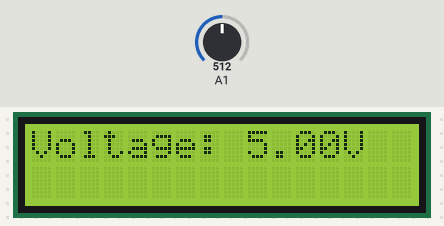
Recording of a sketch running on a simulated Arduino Uno, built with avr-gcc and run on an emulated ATmega328P. Parts: 16×2 character LCD. The test bench sets the inputs (shaded band); at power-on: A1 = 512. What the sketch prints to the serial monitor is not drawn.

Above: at 1.2 s.
1.3 s: A1 set to 716
At 2.3 s:
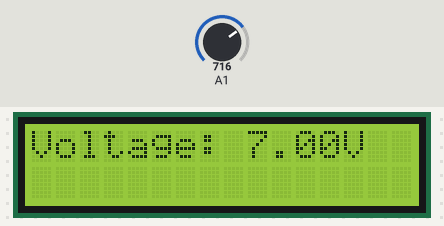
2.8 s: A1 set to 900
At 3.5 s:
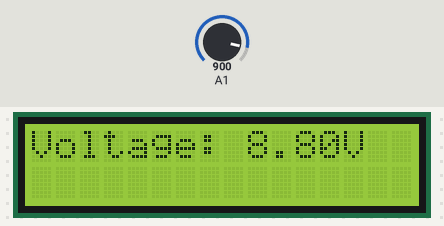
4.3 s: A1 set to 1023
At 4.7 s:
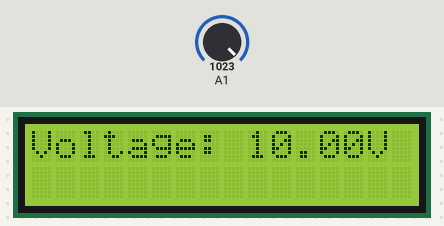
5.8 s: A1 set to 1008
At 6.8 s:
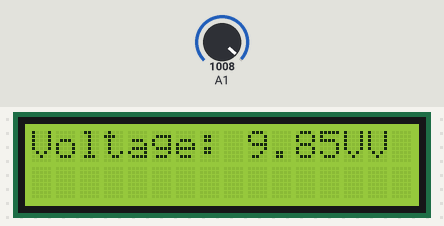
Timing chart, 0 to 8.3 s (numbered marks = the images above; inputs shaded):
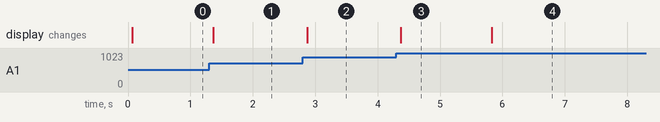

The sketch:

LCD_Voltage_Test.ino
```cpp
#include "LCD.h" // includes the LiquidCrystal Library
LCD lcdScreen;


void setup()
{
  Serial.begin(9600);
  //lcdScreen.init(10000,0,A0);
  lcdScreen.init(10000,10000,A1);
}


void loop() {

 //delay(3000); // 3 seconds delay
  Serial.println(lcdScreen.displayVolt());


}
```

LCD.cpp
```cpp
#include "Arduino.h"
#include "LCD.h"

LiquidCrystal lcd(RS, EN, D4, D5, D6, D7);

void LCD::init(float r1, float r2,int in)
{
  R1 = r1;
  R2 = r2;
  voltMeasure= in;
  pinMode(voltMeasure,INPUT);

}

float LCD::displayVolt()
{
  volt = (analogRead(voltMeasure)*(R1+R2)/R1) * 5.0 / 1023;
  if (volt - prevVolt >= 1)
  {
    lcd.begin(16, 2);
    lcd.print(voltage); // Prints "Arduino" on the LCD
  }
  currTime = millis();


  if((currTime - prevTime) >= 50 && state == 0)
  {
    //lcd.setCursor(voltage.length(), 0);
    lcd.print(volt);
    lcd.print("V");
    Serial.print("printing");
    prevTime = currTime;
    state = 1;
  }
  else if((currTime - prevTime) >= 50 && state == 1)
  {
    //lcd.clear();
    //lcd.print(voltage); // Prints "Arduino" on the LCD
    lcd.setCursor(voltage.length(), 0);
    state = 0;
    prevTime = currTime;
  }


  prevVolt = volt;

  return volt;
}
```

LCD.h
```cpp
/*
   Arduino and MPU6050 Accelerometer and Gyroscope Sensor Tutorial
   by Dejan, https://howtomechatronics.com
*/
#ifndef LCD_h
#define LCD_h

#include "Arduino.h"

#include <LiquidCrystal.h> // includes the LiquidCrystal Library

const int RS = 22, EN = 23, D4 = 24, D5 = 25, D6 = 26, D7 = 27;
extern LiquidCrystal lcd;

class LCD
{
  public:
    LCD(){};

    void init(float R1,float R2, int in);
    float displayVolt();


  private:

    String voltage = "Voltage: ";
    int voltMeasure;
    float volt,prevVolt;
    float R1,R2;
    bool state = 0;
    float currTime = 0;
    float prevTime = 0;

};

#endif
```

Measured:
- the behaviour switches between 1023 and 1022 on A1 (found by bisection; images 3 and 4)
- after the input at 1.3 s, the display: changes after 0.07 s (image 1)
- after the input at 2.8 s, the display: changes after 0.07 s (image 2)
- after the input at 4.3 s, the display: changes after 0.07 s (image 3)
- after the input at 5.8 s, the display: changes at once (image 4)
